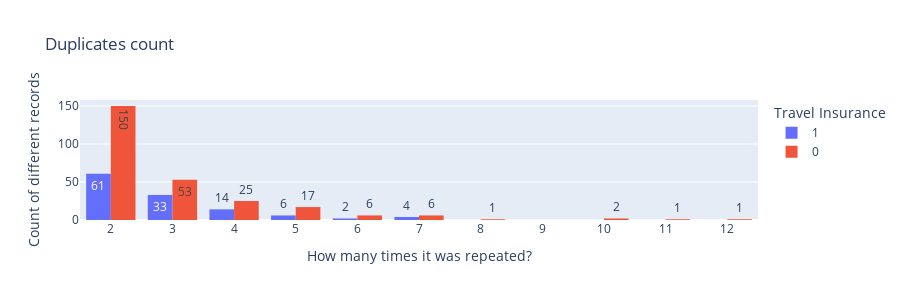

Notebook cell for this chart:
### Code cell
fig = px.histogram(
    duplicates_count[duplicates_count["Count"] > 1],
    x="Count",
    color="TravelInsurance",
    barmode="group",
    category_orders={"TravelInsurance": [1, 0]},
    text_auto=True,
    height=300,
    title="Duplicates count",
    labels={"Count": "How many times it was repeated?"},
)

fig.update_layout(
    yaxis_title="Count of different records", legend_title="Travel Insurance"
)
fig.update_xaxes(dtick=1)

fig.show()

### Figure 1 — Plotly figure (JSON) as saved in the notebook; plotly's stock layout.template omitted (floating-point values rounded to 4 significant figures; data arrays with more than 128 entries replaced by an {"elided": "..."} marker saying what was removed)
{"data": [{"alignmentgroup": "True", "bingroup": "x", "hovertemplate": "TravelInsurance=1<br>How many times it was repeated?=%{x}<br>count=%{y}<extra></extra>", "legendgroup": "1", "marker": {"color": "#636efa", "pattern": {"shape": ""}}, "name": "1", "offsetgroup": "1", "orientation": "v", "showlegend": true, "texttemplate": "%{value}", "type": "histogram", "x": [4, 3, 3, 3, 3, 2, 4, 2, 5, 3, 3, 2, 3, 2, 7, 4, 5, 3, 2, 4, 4, 6, 7, 2, 3, 2, 2, 3, 4, 3, 3, 3, 2, 2, 2, 2, 2, 2, 2, 3, 2, 2, 3, 2, 2, 2, 2, 2, 5, 4, 2, 2, 2, 2, 2, 3, 4, 2, 2, 3, 3, 2, 2, 2, 2, 2, 3, 5, 3, 3, 4, 3, 3, 3, 4, 2, 2, 2, 2, 2, 3, 2, 2, 2, 2, 4, 3, 2, 3, 2, 2, 2, 2, 2, 2, 2, 3, 2, 2, 2, 3, 3, 5, 3, 2, 5, 2, 3, 6, 2, 4, 7, 7, 4, 4, 2, 2, 3, 2, 2], "xaxis": "x", "yaxis": "y"}, {"alignmentgroup": "True", "bingroup": "x", "hovertemplate": "TravelInsurance=0<br>How many times it was repeated?=%{x}<br>count=%{y}<extra></extra>", "legendgroup": "0", "marker": {"color": "#EF553B", "pattern": {"shape": ""}}, "name": "0", "offsetgroup": "0", "orientation": "v", "showlegend": true, "texttemplate": "%{value}", "type": "histogram", "x": {"elided": "262 int values"}, "xaxis": "x", "yaxis": "y"}], "layout": {"barmode": "group", "height": 300, "legend": {"title": {"text": "Travel Insurance"}, "tracegroupgap": 0}, "title": {"text": "Duplicates count"}, "xaxis": {"anchor": "y", "domain": [0, 1], "dtick": 1, "title": {"text": "How many times it was repeated?"}}, "yaxis": {"anchor": "x", "domain": [0, 1], "title": {"text": "Count of different records"}}}}
